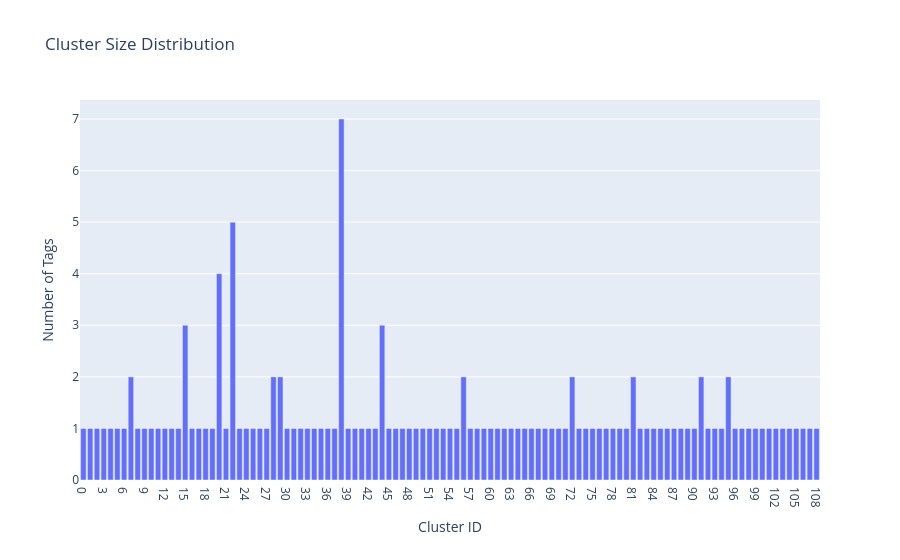

The notebook cell saved with this chart:
### Code cell
cluster_counts = pd.Series(word_clusters_dbscan).value_counts().sort_index()
cluster_counts = cluster_counts[cluster_counts.index != -1]  # remove noise

fig = px.bar(x=cluster_counts.index.astype(str), y=cluster_counts.values,
             labels={"x": "Cluster ID", "y": "Number of Tags"},
             title="Cluster Size Distribution")
fig.show()

### Figure 1 — Plotly figure (JSON) as saved in the notebook; plotly's stock layout.template omitted (floating-point values rounded to 4 significant figures)
{"data": [{"hovertemplate": "Cluster ID=%{x}<br>Number of Tags=%{y}<extra></extra>", "legendgroup": "", "marker": {"color": "#636efa", "pattern": {"shape": ""}}, "name": "", "orientation": "v", "showlegend": false, "textposition": "auto", "type": "bar", "x": ["0", "1", "2", "3", "4", "5", "6", "7", "8", "9", "10", "11", "12", "13", "14", "15", "16", "17", "18", "19", "20", "21", "22", "23", "24", "25", "26", "27", "28", "29", "30", "31", "32", "33", "34", "35", "36", "37", "38", "39", "40", "41", "42", "43", "44", "45", "46", "47", "48", "49", "50", "51", "52", "53", "54", "55", "56", "57", "58", "59", "60", "61", "62", "63", "64", "65", "66", "67", "68", "69", "70", "71", "72", "73", "74", "75", "76", "77", "78", "79", "80", "81", "82", "83", "84", "85", "86", "87", "88", "89", "90", "91", "92", "93", "94", "95", "96", "97", "98", "99", "100", "101", "102", "103", "104", "105", "106", "107", "108"], "xaxis": "x", "y": [1, 1, 1, 1, 1, 1, 1, 2, 1, 1, 1, 1, 1, 1, 1, 3, 1, 1, 1, 1, 4, 1, 5, 1, 1, 1, 1, 1, 2, 2, 1, 1, 1, 1, 1, 1, 1, 1, 7, 1, 1, 1, 1, 1, 3, 1, 1, 1, 1, 1, 1, 1, 1, 1, 1, 1, 2, 1, 1, 1, 1, 1, 1, 1, 1, 1, 1, 1, 1, 1, 1, 1, 2, 1, 1, 1, 1, 1, 1, 1, 1, 2, 1, 1, 1, 1, 1, 1, 1, 1, 1, 2, 1, 1, 1, 2, 1, 1, 1, 1, 1, 1, 1, 1, 1, 1, 1, 1, 1], "yaxis": "y"}], "layout": {"barmode": "relative", "legend": {"tracegroupgap": 0}, "title": {"text": "Cluster Size Distribution"}, "xaxis": {"anchor": "y", "domain": [0, 1], "title": {"text": "Cluster ID"}}, "yaxis": {"anchor": "x", "domain": [0, 1], "title": {"text": "Number of Tags"}}}}
